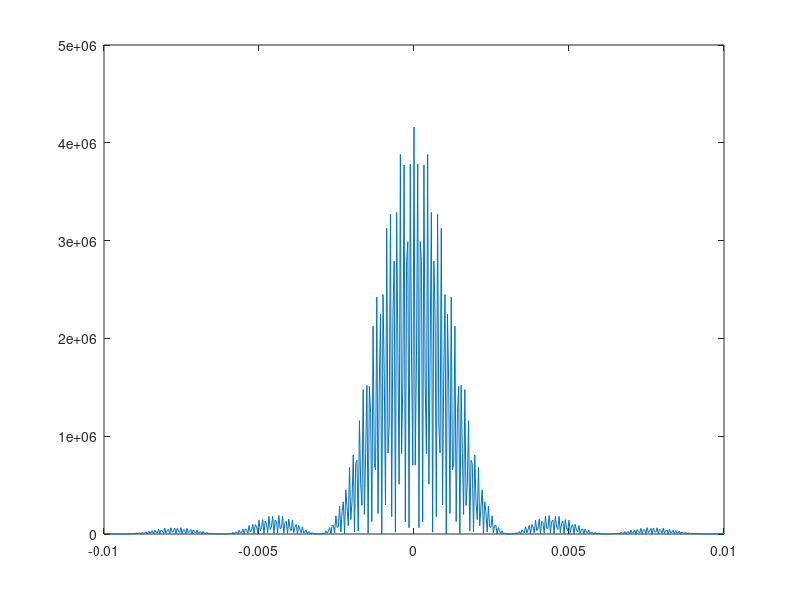

Write the MATLAB code that produced this figure.
size=501;
Sample=zeros(size,1);
Sample((size+1)/2-(size-1)/20:(size+1)/2+(size-1)/20)=1;
lambda=630e-9;
k=2*pi/lambda;
a=100e-6;
d=500e-6;
z=50e-3;
x=linspace(d/2-a/2,d/2+a/2,size);
y=linspace(-d/2-a/2,-d/2+a/2,size);
x_=linspace(-10e-3,10e-3,size);
Efield=zeros(size,1);
for jj=1:size
    for ii=1:size
      r=sqrt((x(ii)-x_(jj))^2+z^2);
      u=exp(-1i*k.*(x(ii)^2)/2/z).*exp(1i*k*r)./r;
      Efield(jj)= Efield(jj)+ Sample(ii).*u;
    end
    for ii=1:size
      r=sqrt((y(ii)-x_(jj))^2+z^2);
      u=exp(-1i*k.*(y(ii)^2)/2/z).*exp(1i*k*r)./r;
      Efield(jj)= Efield(jj)+ Sample(ii).*u;
    end
end
plot(x_,abs(Efield).^2);